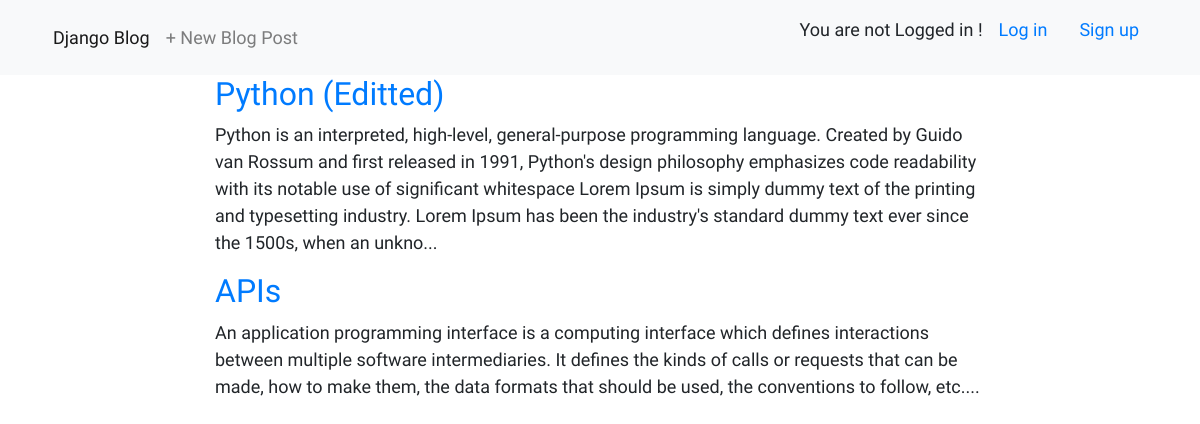
The page / on the database its author committed.
### blog/models.py (models this page shows, shortened)
class Post(models.Model):
    title = models.CharField(max_length=200)
    author = models.ForeignKey("auth.User", on_delete=models.CASCADE)
    body = models.TextField()

### blog/views.py (the view)
# urls.py: path('', BlogListView.as_view(), name='home'),
class BlogListView(ListView):
    model = Post
    template_name = 'home.html'

### templates/home.html
{% extends 'base.html' %}
{% block content %}
{% for post in object_list %}
<div class="col-md-8 offset-md-2">
    <h2>
        <a href="{% url 'post_detail' post.pk %}">
            {{post.title}}
        </a>
    </h2>
    <p>
        {{post.body | slice:":400"}}...
    </p>
</div>
{% endfor %}
{% endblock content %}

### static/css/base.css (style rules this page uses)
body { font-family: 'Source Sans Pro', sans-serif; font-size: 18px; }

### rows shown on the page
Post: title "Python (Editted)", body "Python is an interpreted, high-level, general-purpose programming language. Created by Guido van Rossum and first released in 1991, Python's design philosophy emphasizes code readability with its notable use of significant whitespace Lorem Ipsum is simply dummy text of the printing and typesetting industry. Lorem Ipsum has been the industry's standard dummy text ever since the 1500s, when an unkno"
Post: title "APIs", body "An application programming interface is a computing interface which defines interactions between multiple software intermediaries. It defines the kinds of calls or requests that can be made, how to make them, the data formats that should be used, the conventions to follow, etc."
